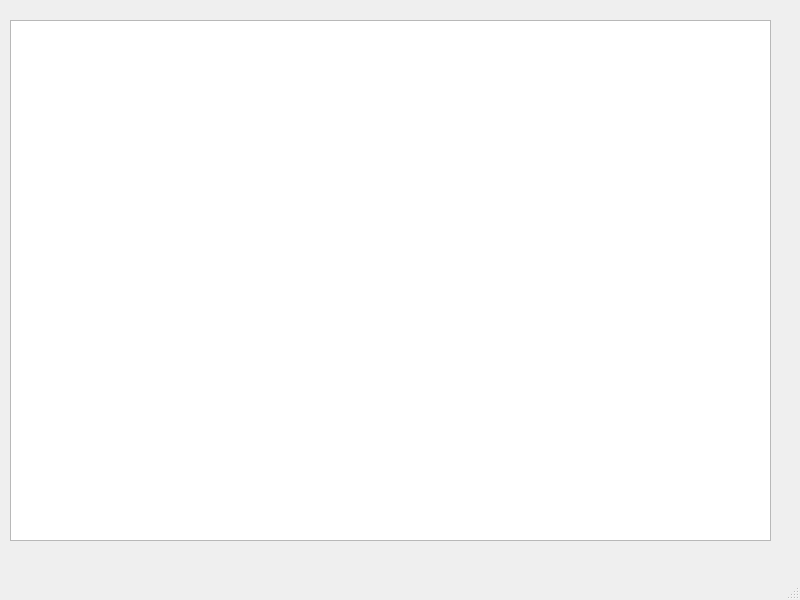
<?xml version="1.0" encoding="UTF-8"?>
<ui version="4.0">
 <class>MainWindow</class>
 <widget class="QMainWindow" name="MainWindow">
  <property name="geometry">
   <rect>
    <x>0</x>
    <y>0</y>
    <width>800</width>
    <height>600</height>
   </rect>
  </property>
  <property name="windowTitle">
   <string>MainWindow</string>
  </property>
  <widget class="QWidget" name="centralwidget">
   <widget class="QGraphicsView" name="graphicsView">
    <property name="geometry">
     <rect>
      <x>10</x>
      <y>20</y>
      <width>761</width>
      <height>521</height>
     </rect>
    </property>
   </widget>
  </widget>
  <widget class="QMenuBar" name="menubar">
   <property name="geometry">
    <rect>
     <x>0</x>
     <y>0</y>
     <width>800</width>
     <height>22</height>
    </rect>
   </property>
  </widget>
  <widget class="QStatusBar" name="statusbar"/>
 </widget>
 <resources/>
 <connections/>
</ui>
